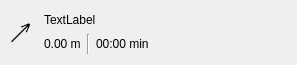
<?xml version="1.0" encoding="UTF-8"?>
<ui version="4.0">
 <class>DirectionListItemWidget</class>
 <widget class="QWidget" name="DirectionListItemWidget">
  <property name="geometry">
   <rect>
    <x>0</x>
    <y>0</y>
    <width>297</width>
    <height>65</height>
   </rect>
  </property>
  <property name="windowTitle">
   <string>Form</string>
  </property>
  <layout class="QHBoxLayout" name="horizontalLayout_2">
   <item>
    <widget class="QLabel" name="label">
     <property name="sizePolicy">
      <sizepolicy hsizetype="Maximum" vsizetype="Maximum">
       <horstretch>0</horstretch>
       <verstretch>0</verstretch>
      </sizepolicy>
     </property>
     <property name="font">
      <font>
       <pointsize>20</pointsize>
       <weight>75</weight>
       <bold>true</bold>
      </font>
     </property>
     <property name="text">
      <string>↗ </string>
     </property>
    </widget>
   </item>
   <item>
    <layout class="QVBoxLayout" name="verticalLayout">
     <item>
      <widget class="QLabel" name="lblInstruction">
       <property name="text">
        <string>TextLabel</string>
       </property>
       <property name="wordWrap">
        <bool>true</bool>
       </property>
      </widget>
     </item>
     <item>
      <layout class="QHBoxLayout" name="horizontalLayout">
       <item>
        <widget class="QLabel" name="lblDistance">
         <property name="sizePolicy">
          <sizepolicy hsizetype="Maximum" vsizetype="Preferred">
           <horstretch>0</horstretch>
           <verstretch>0</verstretch>
          </sizepolicy>
         </property>
         <property name="text">
          <string>0.00 m</string>
         </property>
        </widget>
       </item>
       <item>
        <widget class="Line" name="line">
         <property name="orientation">
          <enum>Qt::Vertical</enum>
         </property>
        </widget>
       </item>
       <item>
        <widget class="QLabel" name="lblDuration">
         <property name="sizePolicy">
          <sizepolicy hsizetype="Maximum" vsizetype="Preferred">
           <horstretch>0</horstretch>
           <verstretch>0</verstretch>
          </sizepolicy>
         </property>
         <property name="text">
          <string>00:00 min</string>
         </property>
        </widget>
       </item>
       <item>
        <spacer name="horizontalSpacer">
         <property name="orientation">
          <enum>Qt::Horizontal</enum>
         </property>
         <property name="sizeHint" stdset="0">
          <size>
           <width>40</width>
           <height>20</height>
          </size>
         </property>
        </spacer>
       </item>
      </layout>
     </item>
    </layout>
   </item>
  </layout>
 </widget>
 <resources/>
 <connections/>
</ui>
